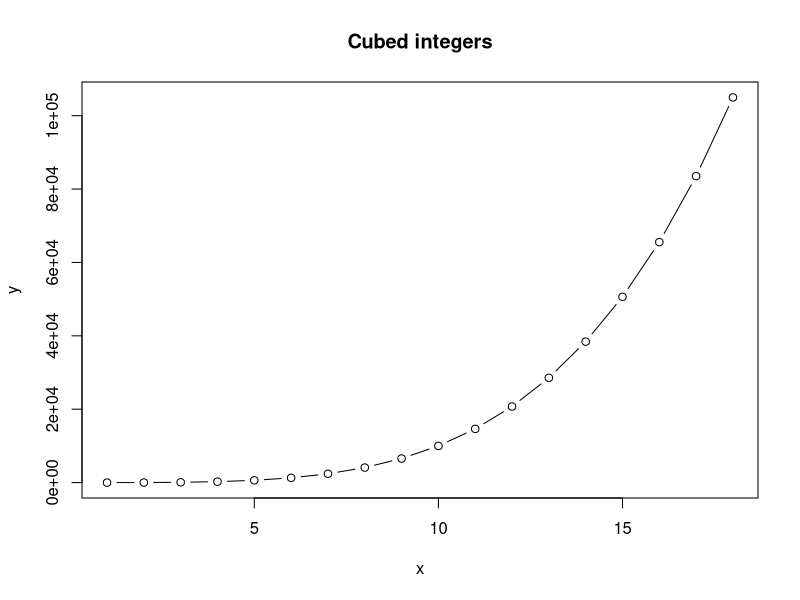

Recreate this plot in R.
## This is a R script 
## Run this code to make a plot of x and x^2 for the integers from 1 to 10

x <- 1:18
y <- x^4


plot(x,y, type = "b", main = "Cubed integers")